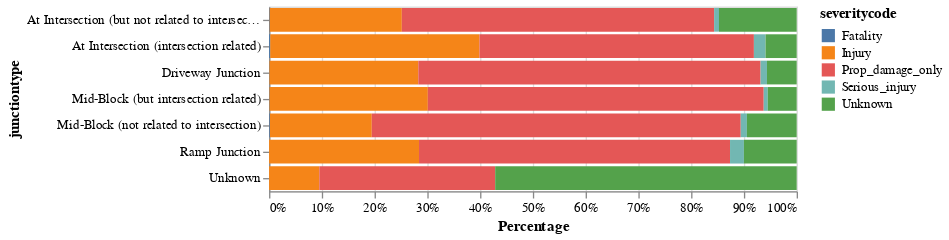

The notebook cell saved with this chart:
### Code cell
alt.Chart(adf).mark_bar().encode(
    x=alt.X('sum(count)', stack="normalize", title="Percentage"),
    y='junctiontype',
    color='severitycode',
    tooltip='sum(count)'
)

### Figure 1 — Vega-Lite specification as saved in the notebook (floating-point values rounded to 4 significant figures)
{"config": {"view": {"continuousWidth": 400, "continuousHeight": 300}}, "data": {"name": "data-0f3c615239a4f636e156daf22b57ab30"}, "mark": "bar", "encoding": {"color": {"type": "nominal", "field": "severitycode"}, "tooltip": {"type": "quantitative", "aggregate": "sum", "field": "count"}, "x": {"type": "quantitative", "aggregate": "sum", "field": "count", "stack": "normalize", "title": "Percentage"}, "y": {"type": "nominal", "field": "junctiontype"}}, "$schema": "https://vega.github.io/schema/vega-lite/v4.8.1.json", "datasets": {"data-0f3c615239a4f636e156daf22b57ab30": [{"junctiontype": "At Intersection (but not related to intersection)", "severitycode": "Fatality", "count": 3}, {"junctiontype": "At Intersection (but not related to intersection)", "severitycode": "Injury", "count": 624}, {"junctiontype": "At Intersection (but not related to intersection)", "severitycode": "Prop_damage_only", "count": 1475}, {"junctiontype": "At Intersection (but not related to intersection)", "severitycode": "Serious_injury", "count": 23}, {"junctiontype": "At Intersection (but not related to intersection)", "severitycode": "Unknown", "count": 367}, {"junctiontype": "At Intersection (intersection related)", "severitycode": "Fatality", "count": 153}, {"junctiontype": "At Intersection (intersection related)", "severitycode": "Injury", "count": 27250}, {"junctiontype": "At Intersection (intersection related)", "severitycode": "Prop_damage_only", "count": 35745}, {"junctiontype": "At Intersection (intersection related)", "severitycode": "Serious_injury", "count": 1520}, {"junctiontype": "At Intersection (intersection related)", "severitycode": "Unknown", "count": 4052}, {"junctiontype": "Driveway Junction", "severitycode": "Fatality", "count": 8}, {"junctiontype": "Driveway Junction", "severitycode": "Injury", "count": 3242}, {"junctiontype": "Driveway Junction", "severitycode": "Prop_damage_only", "count": 7454}, {"junctiontype": "Driveway Junction", "severitycode": "Serious_injury", "count": 139}, {"junctiontype": "Driveway Junction", "severitycode": "Unknown", "count": 647}, {"junctiontype": "Mid-Block (but intersection related)", "severitycode": "Fatality", "count": 20}, {"junctiontype": "Mid-Block (but intersection related)", "severitycode": "Injury", "count": 7312}, {"junctiontype": "Mid-Block (but intersection related)", "severitycode": "Prop_damage_only", "count": 15512}, {"junctiontype": "Mid-Block (but intersection related)", "severitycode": "Serious_injury", "count": 187}, {"junctiontype": "Mid-Block (but intersection related)", "severitycode": "Unknown", "count": 1335}, {"junctiontype": "Mid-Block (not related to intersection)", "severitycode": "Fatality", "count": 162}, {"junctiontype": "Mid-Block (not related to intersection)", "severitycode": "Injury", "count": 19505}, {"junctiontype": "Mid-Block (not related to intersection)", "severitycode": "Prop_damage_only", "count": 70641}, {"junctiontype": "Mid-Block (not related to intersection)", "severitycode": "Serious_injury", "count": 1180}, {"junctiontype": "Mid-Block (not related to intersection)", "severitycode": "Unknown", "count": 9530}, {"junctiontype": "Ramp Junction", "severitycode": "Injury", "count": 54}, {"junctiontype": "Ramp Junction", "severitycode": "Prop_damage_only", "count": 112}, {"junctiontype": "Ramp Junction", "severitycode": "Serious_injury", "count": 5}, {"junctiontype": "Ramp Junction", "severitycode": "Unknown", "count": 19}, {"junctiontype": "Unknown", "severitycode": "Injury", "count": 2}, {"junctiontype": "Unknown", "severitycode": "Prop_damage_only", "count": 7}, {"junctiontype": "Unknown", "severitycode": "Unknown", "count": 12}]}}
